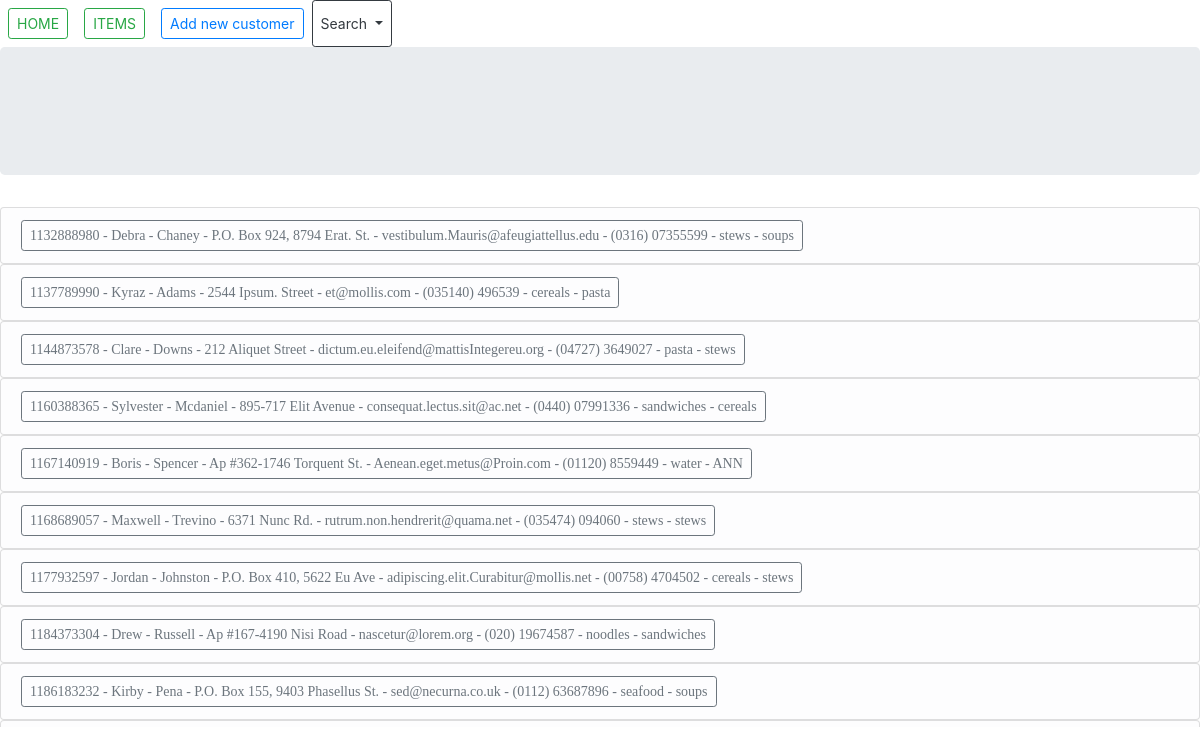
Page /customers on the committed database.
### models.py (models this page shows)
class Customer(db.Model):
    customer_id = db.Column(db.Integer, primary_key=True)
    first_name = db.Column(db.String(40), nullable=False)
    last_name = db.Column(db.String(40), nullable=False)
    address = db.Column(db.String(255), nullable=False)
    email = db.Column(db.String(80,), nullable=False, unique=True)
    phone = db.Column(db.String(30), nullable=False)
    basket = db.Column(db.String(40), nullable=True, default="None")
    buy = db.Column(db.String(40), nullable=True, default="None")
    def __repr__(self):
        return "{} - {} - {} - {} - {} - {} - {} - {}".format(self.customer_id, self.first_name, self.last_name, self.address, self.email, self.phone, self.basket, self.buy)

### app.py (the view)
@app.route("/customers", methods=["GET", "POST"])
def customers():
    form = SelectCustomerForm()
    all_customers = show_all_customers()
    return render_template("customers.html", all_customers=all_customers, form=form)

### models.py (called while the page is built)
def show_all_customers():
    all_customers = Customer.query.all()
    return all_customers

### templates/customers.html (shortened to what this page needs)
{%extends "customers_items_layout.html"%}
{%block content%}
  <nav class="navbar-fixed-top navbar-expand-lg navbar-light">
    <div class="navbar-nav navbar-fixed-top">
      <a class="nav-item nav-link" href="{{ url_for('home') }}"><button class="btn btn-outline-success btn-sm" type="button">HOME</button></a>
      <a class="nav-item nav-link" href="{{ url_for('items') }}"><button class="btn btn-outline-success btn-sm" type="button">ITEMS</button></a>
      <a class="nav-item nav-link" href="{{ url_for('add_new_customer') }}"><button class="btn btn-outline-primary btn-sm" type="button">Add new customer</button></a>
      <button class="btn  btn-outline-dark btn-sm dropdown-toggle" type="button" id="dropdownMenuButton" data-toggle="dropdown" aria-haspopup="true" aria-expanded="false">
        Search
      </button>
    </div>
  </nav>
<div class="jumbotron">
</div>
<div style="height:520px;width:520  px;font:16px/26px Georgia, Garamond, Serif;overflow:auto;">
  <strong>{%for customer in all_customers%}</strong>
  <ul class="list-group">
    <li class="list-group-item list-group-item-light"> <a href={{customer.customer_id}}> <button class="btn btn-sm btn-outline-secondary" type="button">{{customer}}</button> </a></li>
  </ul>
  {%endfor%}
</div>
{%endblock content%}

### rows in the picture
Customer: customer_id+first_name+last_name "1132888980 - Debra - Chaney - P.O. Box 924, 8794 Erat. St. - vestibulum.Mauris@afeugiattellus.edu - (0316) 07355599 - stews - soups"
Customer: customer_id+first_name+last_name "1137789990 - Kyraz - Adams - 2544 Ipsum. Street - et@mollis.com - (035140) 496539 - cereals - pasta"
Customer: customer_id+first_name+last_name "1144873578 - Clare - Downs - 212 Aliquet Street - dictum.eu.eleifend@mattisIntegereu.org - (04727) 3649027 - pasta - stews"
Customer: customer_id+first_name+last_name "1160388365 - Sylvester - Mcdaniel - 895-717 Elit Avenue - consequat.lectus.sit@ac.net - (0440) 07991336 - sandwiches - cereals"
Customer: customer_id+first_name+last_name "1167140919 - Boris - Spencer - Ap #362-1746 Torquent St. - Aenean.eget.metus@Proin.com - (01120) 8559449 - water - ANN"
Customer: customer_id+first_name+last_name "1168689057 - Maxwell - Trevino - 6371 Nunc Rd. - rutrum.non.hendrerit@quama.net - (035474) 094060 - stews - stews"
Customer: customer_id+first_name+last_name "1177932597 - Jordan - Johnston - P.O. Box 410, 5622 Eu Ave - adipiscing.elit.Curabitur@mollis.net - (00758) 4704502 - cereals - stews"
Customer: customer_id+first_name+last_name "1184373304 - Drew - Russell - Ap #167-4190 Nisi Road - nascetur@lorem.org - (020) 19674587 - noodles - sandwiches"
Customer: customer_id+first_name+last_name "1186183232 - Kirby - Pena - P.O. Box 155, 9403 Phasellus St. - sed@necurna.co.uk - (0112) 63687896 - seafood - soups"
